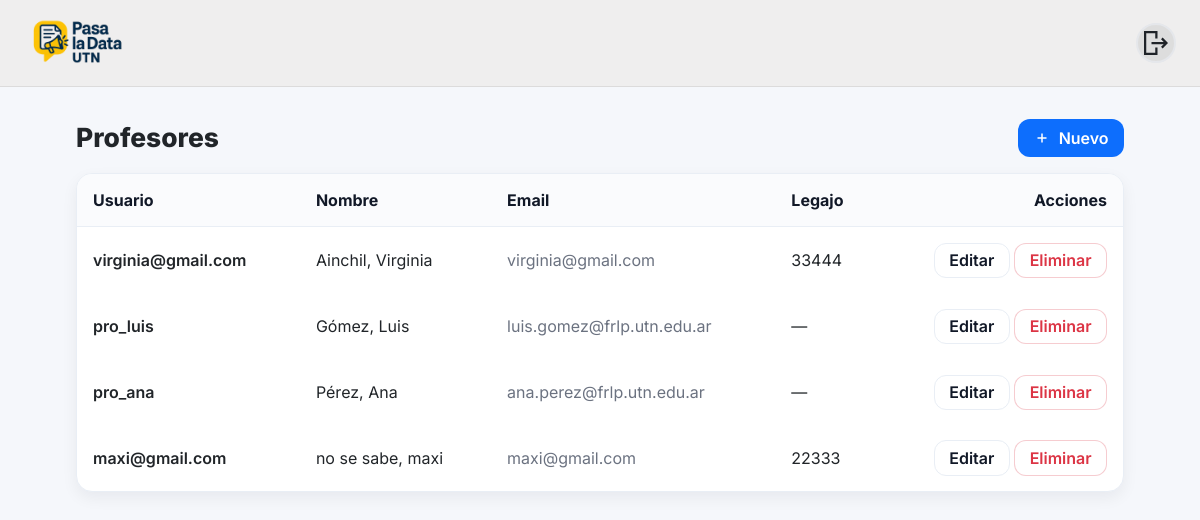
Page /people/profesores/ (signed in) on the committed database.
### people/models.py (models this page shows, shortened)
class User(AbstractUser):
    class Role(models.TextChoices):
        ALUMNO = "ALU", "Alumno"
        PROFESOR = "PRO", "Profesor"
        ADMIN = "ADM", "Administrador"
    rol = models.CharField(max_length=3, choices=Role.choices)
    legajo = models.CharField(max_length=20, unique=True, null=True, blank=True)  # solo alumnos
    username = models.CharField(max_length=150, blank=True, default='')
    imagen_perfil = models.ImageField(
        upload_to="profiles/", null=True, blank=True
    )

### people/views.py (the view)
# urls.py: path("profesores/", views.professor_list, name="professor_list"),
def professor_list(request):
    profesores = (
        UserModel.objects
        .filter(rol=UserModel.Role.PROFESOR, is_active=True)
        .order_by("last_name", "first_name")
    )
    return render(request, "people/professor_list.html", {"object_list": profesores})

### people/templates/people/professor_list.html (shortened to what this page needs)
{% extends "base.html" %}
{% load static %}
{% block extra_head %}
<link rel="stylesheet" href="{% static 'people/css/professor_list.css' %}">
{% endblock %}
{% block content %}
<div class="ap-wrap">
  <div class="ap-toolbar">
    <h2 class="ap-title">Profesores</h2>
    <div class="ap-actions">
      <a href="{% url 'people:professor_form' %}" class="ap-btn ap-btn-primary">
        <svg viewBox="0 0 24 24" fill="currentColor">
          <path d="M11 11V6h2v5h5v2h-5v5h-2v-5H6v-2z"/>
        </svg>
        Nuevo
      </a>
    </div>
  </div>
  <div class="ap-card">
    <table class="ap-table" id="profTable">
      <thead>
        <tr>
          <th>Usuario</th>
          <th>Nombre</th>
          <th>Email</th>
          <th>Legajo</th>
          <th class="ap-right">Acciones</th>
        </tr>
      </thead>
      <tbody>
        {% for u in object_list %}
        <tr data-row>
          <td class="ap-name">{{ u.username }}</td>
          <td>{{ u.last_name }}, {{ u.first_name }}</td>
          <td class="ap-muted">{{ u.email }}</td>
          <td>{{ u.legajo|default:"—" }}</td>
          <td class="ap-right">
            <a href="{% url 'people:professor_form' u.pk %}" class="ap-btn ap-btn-light" title="Editar">
              Editar
            </a>
              <a href="{% url 'people:confirm_delete' u.pk %}" class="ap-btn ap-btn-danger">Eliminar</a>
          </td>
        </tr>
        {% empty %}
        <tr>
          <td colspan="5" class="ap-muted" style="text-align:center; padding:1.1rem;">
            Sin profesores registrados.
          </td>
        </tr>
        {% endfor %}
      </tbody>
    </table>
  </div>
</div>
{% endblock %}

### static/css/app.css (style rules this page uses)
html, body { margin: 0; padding: 0; }
:root { --font-ui: "Inter", system-ui, -apple-system, "Segoe UI", Roboto, Helvetica, Arial, sans-serif; }
html { font-family: var(--font-ui) !important; line-height: 1.5; }
body, input, select, textarea, button { font-family: inherit !important; }
*, *::before, *::after { font-kerning: normal; }

### people/static/people/css/professor_list.css (style rules this page uses)
:root { --ap-bg: #f5f7fb; --ap-card: #fff; --ap-border: #e9eef5; --ap-muted: #6b7280; --ap-primary: #0d6efd; --ap-danger: #dc3545; --ap-shadow: 0 6px 16px rgba(17, 24, 39, .06); }
body { background: var(--ap-bg); }
.ap-wrap { max-width: 1080px; margin: 0 auto; padding: 2rem 1rem 3rem; }
.ap-toolbar { display: flex; align-items: center; justify-content: space-between; flex-wrap: wrap; gap: 1rem; margin-bottom: 1rem; }
.ap-title { margin: 0; font-weight: 800; font-size: clamp(1.4rem, 2.2vw, 2rem); }
.ap-btn { display: inline-flex; align-items: center; gap: .45rem; border-radius: 12px; padding: .55rem .9rem; font-weight: 600; text-decoration: none; border: 1px solid transparent; transition: .18s ease; line-height: 1; }
.ap-btn svg { width: 18px; height: 18px; }
.ap-btn-primary { background: var(--ap-primary); color: #fff; }
.ap-btn-light { background: #fff; border-color: var(--ap-border); color: #111827; }
.ap-btn-danger { color: var(--ap-danger); border-color: rgba(220, 53, 69, .25); background: #fff; }
.ap-card { background: var(--ap-card); border: 1px solid var(--ap-border); border-radius: 16px; box-shadow: var(--ap-shadow); overflow: hidden; }
.ap-table { width: 100%; border-collapse: separate; border-spacing: 0; }
.ap-table thead th { background: #fafbfd; color: #111827; font-weight: 700; border-bottom: 1px solid var(--ap-border); position: sticky; top: 0; z-index: 1; padding: .9rem 1rem; }
.ap-table tbody td { padding: .95rem 1rem; vertical-align: middle; }
.ap-table tbody tr { transition: background .15s ease; }
.ap-muted { color: var(--ap-muted); }
.ap-name { font-weight: 600; }
.ap-right { text-align: right; white-space: nowrap; }

### rows in the picture
User: username "virginia@gmail.com", last_name "Ainchil", first_name "Virginia", email "virginia@gmail.com", legajo "33444"
User: username "pro_luis", last_name "Gómez", first_name "Luis", email "luis.gomez@frlp.utn.edu.ar", legajo "—"
User: username "pro_ana", last_name "Pérez", first_name "Ana", email "ana.perez@frlp.utn.edu.ar", legajo "—"
User: username "maxi@gmail.com", last_name "no se sabe", first_name "maxi", email "maxi@gmail.com", legajo "22333"
